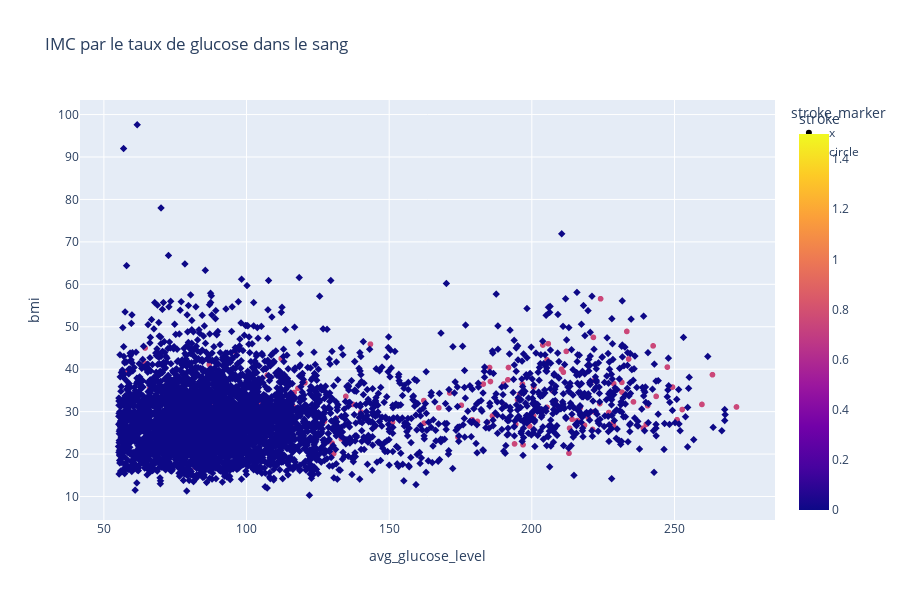

Write notebook code for a chart like this one.
### Code cell
df = pd.read_csv("healthcare-dataset-stroke-data.csv")
id = df[df["gender"] == "Other"].index
df = df.drop(id)

df_avc = df[df['stroke'] == 1]

df['stroke_marker'] = df['stroke'].replace({0: 'circle', 1: 'x'})

# Tracer le nuage de points avec des marqueurs spécifiques pour les AVC
fig = px.scatter(df, x="avg_glucose_level", y="bmi", color="stroke", hover_name="age", title="IMC par le taux de glucose dans le sang",
                 width=900, height=600, symbol="stroke_marker")

fig.show()

### Figure 1 — Plotly figure (JSON) as saved in the notebook; plotly's stock layout.template omitted (floating-point values rounded to 4 significant figures; data arrays with more than 128 entries replaced by an {"elided": "..."} marker saying what was removed)
{"data": [{"hovertemplate": "<b>%{hovertext}</b><br><br>stroke_marker=x<br>avg_glucose_level=%{x}<br>bmi=%{y}<br>stroke=%{marker.color}<extra></extra>", "hovertext": {"elided": "249 float values"}, "legendgroup": "x", "marker": {"color": {"elided": "249 int values"}, "coloraxis": "coloraxis", "symbol": "circle"}, "mode": "markers", "name": "x", "showlegend": true, "type": "scattergl", "x": {"elided": "249 float values"}, "xaxis": "x", "y": {"elided": "249 float values"}, "yaxis": "y"}, {"hovertemplate": "<b>%{hovertext}</b><br><br>stroke_marker=circle<br>avg_glucose_level=%{x}<br>bmi=%{y}<br>stroke=%{marker.color}<extra></extra>", "hovertext": {"elided": "4860 float values"}, "legendgroup": "circle", "marker": {"color": {"elided": "4860 int values"}, "coloraxis": "coloraxis", "symbol": "diamond"}, "mode": "markers", "name": "circle", "showlegend": true, "type": "scattergl", "x": {"elided": "4860 float values"}, "xaxis": "x", "y": {"elided": "4860 float values"}, "yaxis": "y"}], "layout": {"coloraxis": {"colorbar": {"title": {"text": "stroke"}}, "colorscale": [[0, "#0d0887"], [0.1111, "#46039f"], [0.2222, "#7201a8"], [0.3333, "#9c179e"], [0.4444, "#bd3786"], [0.5556, "#d8576b"], [0.6667, "#ed7953"], [0.7778, "#fb9f3a"], [0.8889, "#fdca26"], [1, "#f0f921"]]}, "height": 600, "legend": {"title": {"text": "stroke_marker"}, "tracegroupgap": 0}, "title": {"text": "IMC par le taux de glucose dans le sang"}, "width": 900, "xaxis": {"anchor": "y", "domain": [0, 1], "title": {"text": "avg_glucose_level"}}, "yaxis": {"anchor": "x", "domain": [0, 1], "title": {"text": "bmi"}}}}
